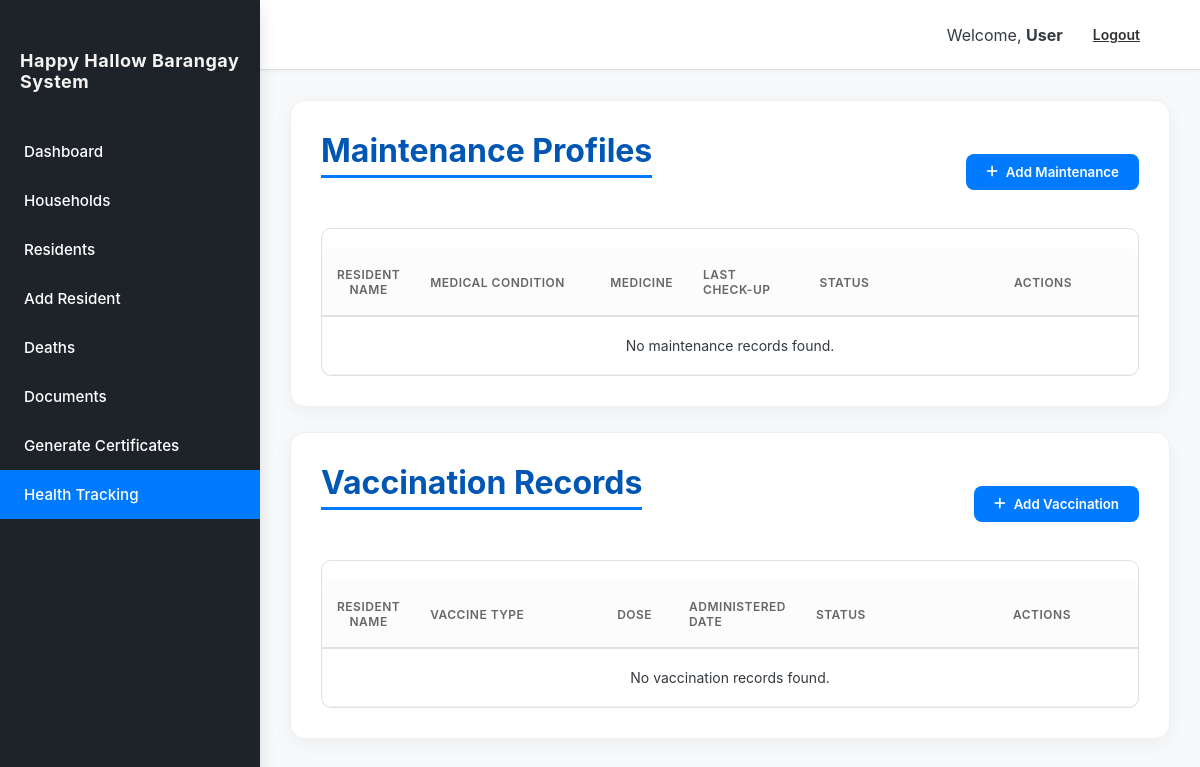
Before: /health_tracking.php (signed in) with the older database file.
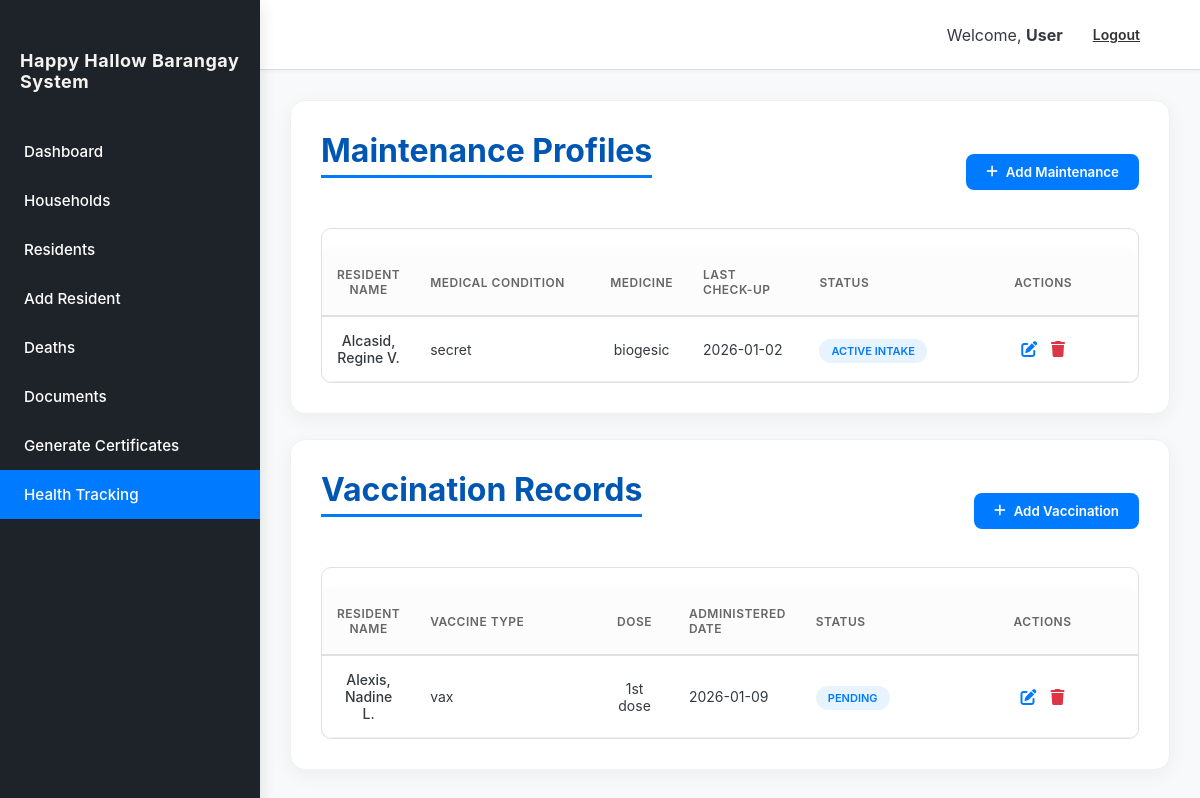
After: the same page with the newer database file.
### tables this page shows
CREATE TABLE IF NOT EXISTS `maintenance_profiles` (
  `id` int NOT NULL AUTO_INCREMENT,
  `resident_name` varchar(255) NOT NULL,
  `medical_condition` varchar(255) DEFAULT NULL,
  `medicine` varchar(255) DEFAULT NULL,
  `last_checkup` date DEFAULT NULL,
  `status` enum('Active Intake','For Refill','Completed') DEFAULT 'Active Intake',
  `created_at` timestamp NULL DEFAULT CURRENT_TIMESTAMP,
  PRIMARY KEY (`id`)
);

CREATE TABLE IF NOT EXISTS `vaccination_records` (
  `id` int NOT NULL AUTO_INCREMENT,
  `resident_name` varchar(255) NOT NULL,
  `vaccine_type` varchar(255) DEFAULT NULL,
  `dose` varchar(50) DEFAULT NULL,
  `date_administered` date DEFAULT NULL,
  `status` enum('Completed','Pending') DEFAULT 'Completed',
  `created_at` timestamp NULL DEFAULT CURRENT_TIMESTAMP,
  PRIMARY KEY (`id`)
);

### health_tracking.php (the view, shortened to what the changed rows need)
<?php
include 'db_connect.php';
$maintenance_result = $conn->query("SELECT * FROM maintenance_profiles ORDER BY id DESC");
$vaccine_result = $conn->query("SELECT * FROM vaccination_records ORDER BY id DESC");
?>
<!DOCTYPE html>
<html lang="en">
<head>
    <link rel="stylesheet" href="css/style.css" />
    <link rel="stylesheet" href="https://cdnjs.cloudflare.com/ajax/libs/font-awesome/6.0.0/css/all.min.css" />
</head>
<body>
    <div class="app-container">
        <div class="main-content">
            <main class="page-content">
                <div class="card">
                    <div class="header-flex">
                        <h2>Maintenance Profiles</h2>
                    </div>
                    <div class="data-table-container">
                        <table>
                            <thead>
                                <tr>
                                    <th>Resident Name</th>
                                    <th>Medical Condition</th>
                                    <th>Medicine</th>
                                    <th>Last Check-up</th>
                                    <th>Status</th>
                                    <th style="text-align: center;">Actions</th>
                                </tr>
                            </thead>
                            <tbody>
                                <?php if ($maintenance_result->num_rows > 0): while($row = $maintenance_result->fetch_assoc()): ?>
                                    <tr>
                                        <td style="font-weight: 500;"><?php echo htmlspecialchars($row['resident_name']); ?></td>
                                        <td><?php echo htmlspecialchars($row['medical_condition']); ?></td>
                                        <td><?php echo htmlspecialchars($row['medicine']); ?></td>
                                        <td><?php echo $row['last_checkup']; ?></td>
                                        <td><span class="status-badge"><?php echo $row['status']; ?></span></td>
                                        <td style="text-align: center;">
                                            <button class="action-icon edit-icon" onclick='editRecord(<?php echo json_encode($row); ?>, "maintenance")' title="Edit"><i class="fas fa-edit"></i></button>
                                            <a href="health_tracking.php?delete_id=<?php echo $row['id']; ?>&type=maintenance" class="action-icon delete-icon" onclick="return confirm('Are you sure you want to delete this record?')" title="Remove"><i class="fas fa-trash"></i></a>
                                        </td>
                                    </tr>
                                <?php endwhile; else: echo "<tr><td colspan='6' style='text-align:center; padding:20px;'>No maintenance records found.</td></tr>"; endif; ?>
                            </tbody>
                        </table>
                    </div>
                </div>
                <div class="card">
                    <div class="header-flex">
                        <h2>Vaccination Records</h2>
                    </div>
                    <div class="data-table-container">
                        <table>
                            <thead>
                                <tr>
                                    <th>Resident Name</th>
                                    <th>Vaccine Type</th>
                                    <th>Dose</th>
                                    <th>Administered Date</th>
                                    <th>Status</th>
                                    <th style="text-align: center;">Actions</th>
                                </tr>
                            </thead>
                            <tbody>
                                <?php if ($vaccine_result->num_rows > 0): while($row = $vaccine_result->fetch_assoc()): ?>
                                    <tr>
                                        <td style="font-weight: 500;"><?php echo htmlspecialchars($row['resident_name']); ?></td>
                                        <td><?php echo htmlspecialchars($row['vaccine_type']); ?></td>
                                        <td><?php echo htmlspecialchars($row['dose']); ?></td>
                                        <td><?php echo $row['date_administered']; ?></td>
                                        <td><span class="status-badge"><?php echo $row['status']; ?></span></td>
                                        <td style="text-align: center;">
                                            <button class="action-icon edit-icon" onclick='editRecord(<?php echo json_encode($row); ?>, "vaccine")' title="Edit"><i class="fas fa-edit"></i></button>
                                            <a href="health_tracking.php?delete_id=<?php echo $row['id']; ?>&type=vaccine" class="action-icon delete-icon" onclick="return confirm('Are you sure you want to delete this record?')" title="Remove"><i class="fas fa-trash"></i></a>
                                        </td>
                                    </tr>
                                <?php endwhile; else: echo "<tr><td colspan='6' style='text-align:center; padding:20px;'>No vaccination records found.</td></tr>"; endif; ?>
                            </tbody>
                        </table>
                    </div>
                </div>
            </main>
        </div>
    </div>
</body>
</html>

Changed rows visible on the page:
added maintenance_profiles: resident_name "Alcasid, Regine V.", medical_condition "secret", medicine "biogesic", last_checkup "2026-01-02", status "ACTIVE INTAKE"
added vaccination_records: resident_name "Alexis, Nadine L.", vaccine_type "vax", dose "1st dose", date_administered "2026-01-09", status "PENDING"
Other visible differences:
text no longer shown: "No maintenance records found. No vaccination records found."
